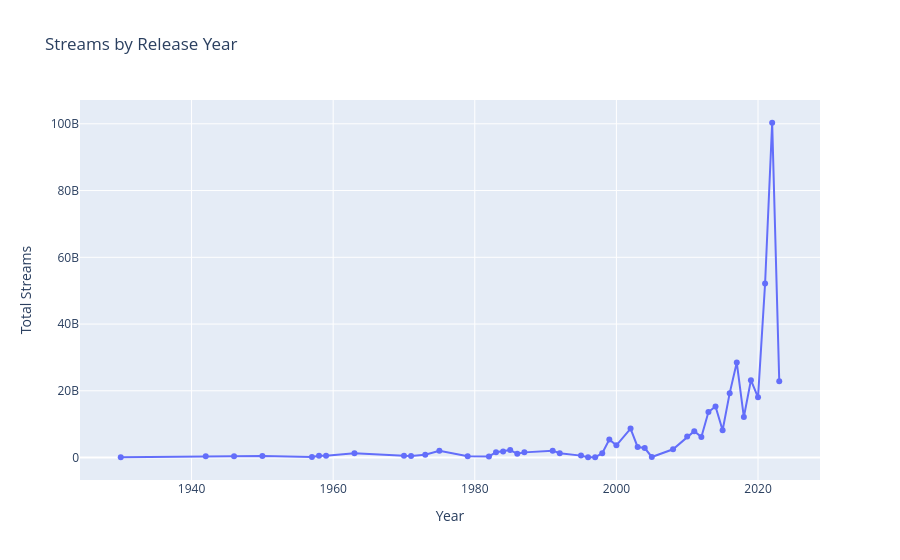

The notebook cell this image was saved under:
### Markdown cell above
# 5 Streams by Release Year(line chart)

### Code cell
streams_by_year = df.groupby('released_year')['streams'].sum().reset_index()

fig = px.line(
    streams_by_year,
    x='released_year',
    y='streams',
    title='Streams by Release Year',
    markers=True,
    labels={'released_year': 'Year', 'streams': 'Total Streams'}
)
fig.show()

### Figure 1 — Plotly figure (JSON) as saved in the notebook; plotly's stock layout.template omitted (floating-point values rounded to 4 significant figures)
{"data": [{"hovertemplate": "Year=%{x}<br>Total Streams=%{y}<extra></extra>", "legendgroup": "", "line": {"color": "#636efa", "dash": "solid"}, "marker": {"symbol": "circle"}, "mode": "lines+markers", "name": "", "orientation": "v", "showlegend": false, "type": "scatter", "x": [1930, 1942, 1946, 1950, 1957, 1958, 1959, 1963, 1970, 1971, 1973, 1975, 1979, 1982, 1983, 1984, 1985, 1986, 1987, 1991, 1992, 1995, 1996, 1997, 1998, 1999, 2000, 2002, 2003, 2004, 2005, 2008, 2010, 2011, 2012, 2013, 2014, 2015, 2016, 2017, 2018, 2019, 2020, 2021, 2022, 2023], "xaxis": "x", "y": [90598517, 395591396, 389771964, 473248298, 178660459, 541349417, 573417844, 1311263381, 520034544, 460492795, 838586769, 2009094673, 403939487, 350275450, 1593270737, 1830751842, 2230809941, 1133675836, 1553497987, 2058839789, 1271293243, 579395142, 106933107, 103762518, 1284942608, 5403077822, 3672857101, 8679722823, 3168042741, 2857994626, 180577478, 2480815900, 6290404915, 7906073611, 6178445848, 13622252972, 15301521872, 8193809307, 19303095613, 28450076259, 12143280576, 23190924360, 18032286422, 52149584399, 100318791453, 22885249915], "yaxis": "y"}], "layout": {"legend": {"tracegroupgap": 0}, "title": {"text": "Streams by Release Year"}, "xaxis": {"anchor": "y", "domain": [0, 1], "title": {"text": "Year"}}, "yaxis": {"anchor": "x", "domain": [0, 1], "title": {"text": "Total Streams"}}}}
